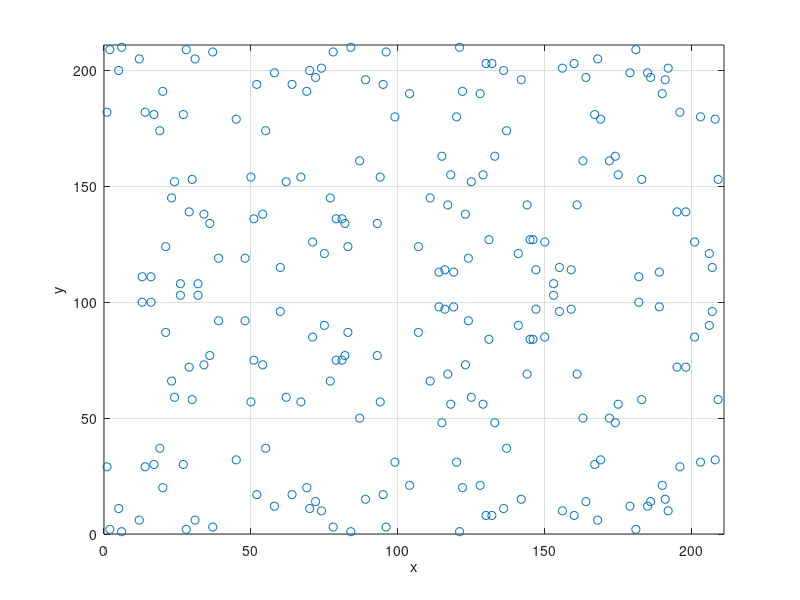

This chart was generated by the following MATLAB code: (Note: this script raises an error after producing the figure.)
%
% ECC (Elliptic Curve Cryptography)
%
% example_p331_key exchange: Stallings, 7th-edition, p.326
%
clear;
clc;
%
global p a;
p = 211;
a = 0;
b = -4;
b = mod(b, p);
%
%
XY = zeros(1, 2);
index = 0;
for ix = 0 : p-1
    y2 = mod(ix^3+a*ix+b,p);
    for iy=0:p-1
        if mod(iy^2,p)==y2
            index=index+1;
            XY(index,1)=ix;
            XY(index,2)=iy;
        end
    end
end
plot(XY(:,1),XY(:,2),'o');
axis([0,p,0,p]);
grid on;
xlabel('x');
ylabel('y');
%
% Diffie-Hellman Key Exchange
%
G = [2, 2];
%
% user A:
%     private key: na
%     public key: Pa(na*G)
na = 121;
Pa = point_multiplication(G, na);
%
% user B:
%     private key: nb
%     public key: Pb(nb*G)
nb = 203;
Pb = point_multiplication(G, nb);
%
% key generation of A
%
key_A = point_multiplication(Pb, na);
%
% key generation of B
%
key_B = point_multiplication(Pa, nb);
%
% ECC cryptographic system
%
% Alice sends a message to Bob
%
% preprocess for Bob
% private key: nb
% public key: Pb = (nb*G), G
G = [2, 2];
nb = 101;
Pb = point_multiplication(G, nb);
% % % % % % % % % % % % % % % % % % % % % % % % % % % % % % % % % % % % % %
% 
% Encryption process
% message: Pm
% private key: k
%
Pm = [112, 26];
k = 41;
%
% C1 = k*G
C1 = point_multiplication(G, k);
%
% kPb = k*Pb
kPb = point_multiplication(Pb, k);
%
% C2 = Pm + kPb
C2 = point_addition(Pm, kPb);
% % % % % % % % % % % % % % % % % % % % % % % % % % % % % % % % % % % % % %
%
% Decryption
%
% message received: C1, C2
% 
% C1*nb
nbC1 = point_multiplication(C1, nb); % multiplication order cannot be change
%
% recovered message: R_Pm = C2 + (-nbC1)
nbC1(2) = -nbC1(2); % acquire '-nbC1'
R_Pm = point_addition(C2, nbC1);



